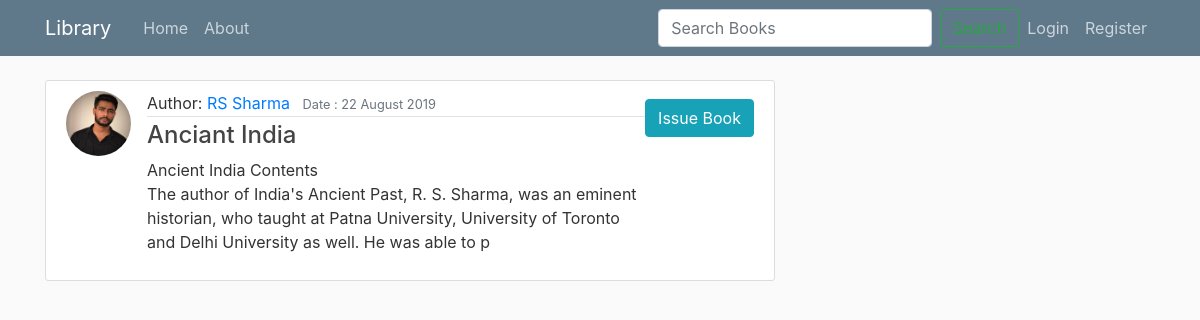
Page /post/6/ on the committed database.
### blog/models.py (models this page shows, shortened)
class Post(models.Model):
    title = models.CharField(max_length=100)
    book_author = models.CharField(default="",max_length=100)
    publisher = models.CharField(default="",max_length=100)
    content = models.TextField(max_length=500)
    date_posted = models.DateTimeField(default=timezone.now)
    author = models.ForeignKey(User, on_delete=models.CASCADE)
    issued = models.BooleanField(default=False)
    issued_to = models.CharField(default="",max_length=100,null=False)
    issue_to_phone_number = models.CharField(default="",max_length=10)
    issued_on = models.DateTimeField(null=True, blank=True, verbose_name='Issued on')

### users/models.py (models this page shows, shortened)
class Profile(models.Model):
    user = models.OneToOneField(User, on_delete=models.CASCADE)
    image = models.ImageField(default='default.jpg', upload_to='profile_pics')

### blog/views.py (the view)
# urls.py: path('post/<int:pk>/',PostDetailView.as_view(), name='post-detail'),
class PostDetailView(DetailView):
    model = Post

### templates/blog/post_detail.html (shortened to what this page needs)
{% extends "blog/base.html" %}
{% block content %}
  <article class="media content-section">
    <a href="{% url 'profile' %}">
      <img class="rounded-circle article-img" src="{{ object.author.profile.image.url }}" alt="">
    </a>
    <div class="media-body">
      <div class="article-metadata">
        Author: <a class="mr-2" href="{% url 'book-author-detail' post.book_author %}">{{ post.book_author }}</a>
        <small class="text-muted">Date : {{ object.date_posted|date:"d F Y" }}</small>
      </div>
      <h4 class="article-title">{{ object.title }} </h4>
      <p class="article-content">{{ object.content }}</p>
    </div>
    {% if post.issued == True  %}
      <div class="metadata mt-3">
        <a href="{% url 'book-return' post.id %}" class="btn btn-danger btn-md">
          <span class="glyphicon glyphicon-ok"></span> Return Book
        </a>
      </div>
    {% else %}
    <div  class="metadata mt-2">
      <a href="{% url 'book-issue' post.id %}" class="btn btn-info btn-md">
         Issue Book
      </a>
    </div>
    {% endif %}
</article>
{% endblock %}

### static/blog/main.css (style rules this page uses)
body { background: #fafafa; color: #333333; margin-top: 5rem; }
h1, h2, h3, h4, h5, h6 { color: #444444; }
.content-section { background: #ffffff; padding: 10px 20px; border: 1px solid #dddddd; border-radius: 3px; margin-bottom: 20px; }
.article-title { color: #444444; }
.article-content { white-space: pre-line; }
.article-img { height: 65px; width: 65px; margin-right: 16px; }
.article-metadata { padding-bottom: 1px; margin-bottom: 4px; border-bottom: 1px solid #e3e3e3 }

### rows in the picture
Post: author.profile.image (picture), book_author "RS Sharma", date_posted "22 August 2019", title "Anciant India", content "Ancient India Contents The author of India's Ancient Past, R. S. Sharma, was an eminent historian, who taught at Patna University, University of Toronto and Delhi University as well. He was able to p"
